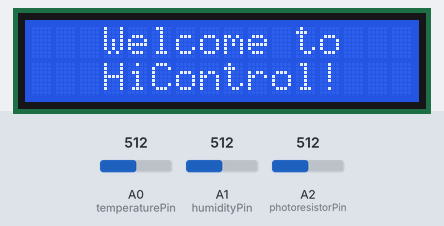
Bench run of a sketch on a simulated Arduino Uno, built with avr-gcc and run on an emulated ATmega328P. Parts: 16×2 character LCD. Inputs (shaded band) come from the test bench; at power-on: A0 (temperaturePin) = 512, A1 (humidityPin) = 512, A2 (photoresistorPin) = 512. What the sketch prints to the serial monitor is not drawn.

Above: at 0.1 s.
At 3.1 s:
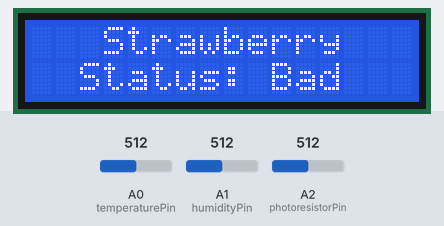
At 6.6 s:
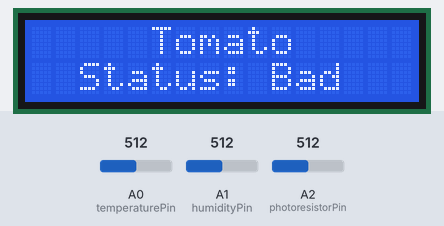
At 10.1 s:
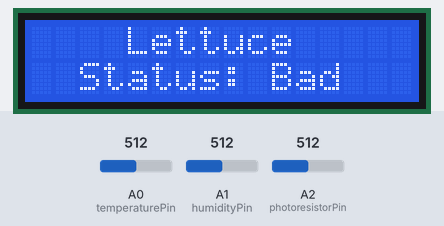

Measured:
- by itself, everything shown: repeats every 10.0 s, in 3 steps
- what the display in image 1 shows lasts 3.5 s, from 3.1 s to 6.6 s
- what the display in image 3 shows lasts 3.0 s, from 10.1 s to 13.1 s

The sketch:

GlobalSolution1.ino
```cpp
// C++ code
#include <LiquidCrystal.h>

bool welcome = true;
//var for temp
int celsius = 0;
//var for humidity
int humidityOut = 0;
int humidity_val = 0;
//var for light
int light_val = 0;
//var for LSD
LiquidCrystal lcd_1(12, 11, 5, 4, 3, 2);
//var for status
String status = "NoStats"; // 0 - NoStats; 1 - Bad;2 - Good

void setup()
{
  // Set up the number of columns and rows on the LCD.
  lcd_1.begin(16, 2);
  //Set up vars
  Serial.begin(9600);
  pinMode(A0, INPUT); //temperaturePin
  pinMode(A1, INPUT); //humidityPin
  pinMode(A2, INPUT); //photoresistorPin

  // Print a message to the LCD.
  lcd_1.setCursor(3, 0);
  lcd_1.print("Welcome to");
  lcd_1.setCursor(3,1);
  lcd_1.print("HiControl!");
}

void loop()
{
  //Clear Welcome message
  if (welcome){
  	delay(3000);
    welcome = false;
  }
  lcd_1.clear();

  //Transform to Celsius -40 to 125
  celsius = map(((analogRead(A0) - 20) * 3.04), 0, 1023, -40, 125);

  //Simulate humidity 0 to 80
  humidityOut = analogRead(A1);
  humidity_val = map(humidityOut, 0, 1023, 10, 80);

  //Take light intensity value 6 to 679
  light_val = analogRead(A2);

  //Analysis for Strawberry
  //tmp = 10-26; humidity = 60-75;
  lcd_1.setCursor(3, 0);
  lcd_1.print("Strawberry");
  if (celsius < 10 or humidity_val < 60 or light_val < 300){
  	status = "Bad"; //Bad
  	lcd_1.setCursor(2, 1);
    lcd_1.print("Status: " + status);
  }else if(celsius <= 26 and humidity_val <= 75 and light_val <= 580){
  	status = "Good"; //Good
    lcd_1.setCursor(2, 1);
    lcd_1.print("Status: " + status);
  }else{
  	status = "Bad"; //Bad
  	lcd_1.setCursor(2, 1);
    lcd_1.print("Status: " + status);
  }

  delay(3500);
  lcd_1.clear();

  //Analysis for Tomato
  //tmp = 18-30; humidity = 65-85;
  lcd_1.setCursor(5, 0);
  lcd_1.print("Tomato");
  if (celsius < 18 or humidity_val < 65 or light_val < 300){
  	status = "Bad"; //Bad
  	lcd_1.setCursor(2, 1);
    lcd_1.print("Status: " + status);
  }else if(celsius <= 30 and humidity_val <= 85 and light_val <= 580){
  	status = "Good"; //Good
    lcd_1.setCursor(2, 1);
    lcd_1.print("Status: " + status);
  }else{
  	status = "Bad"; //Bad
  	lcd_1.setCursor(2, 1);
    lcd_1.print("Status: " + status);
  }

  delay(3500);
  lcd_1.clear();

  //Analysis for Letucce
  //tmp = 15-18; humidity = 50-70;
  lcd_1.setCursor(4, 0);
  lcd_1.print("Lettuce");
  if (celsius < 15 or humidity_val < 50 or light_val < 300){
  	status = "Bad"; //Bad
  	lcd_1.setCursor(2, 1);
    lcd_1.print("Status: " + status);
  }else if(celsius <= 18 and humidity_val <= 70 and light_val <= 580){
  	status = "Good"; //Good
    lcd_1.setCursor(2, 1);
    lcd_1.print("Status: " + status);
  }else{
  	status = "Bad"; //Bad
  	lcd_1.setCursor(2, 1);
    lcd_1.print("Status: " + status);
  }

  //Debug
  Serial.print("Temperature:");
  Serial.println(celsius);
  Serial.print("Humidity:");
  Serial.println(humidity_val);
  Serial.print("Light:");
  Serial.println(light_val);
  Serial.println("--------------");
  delay(3000);

}
```
